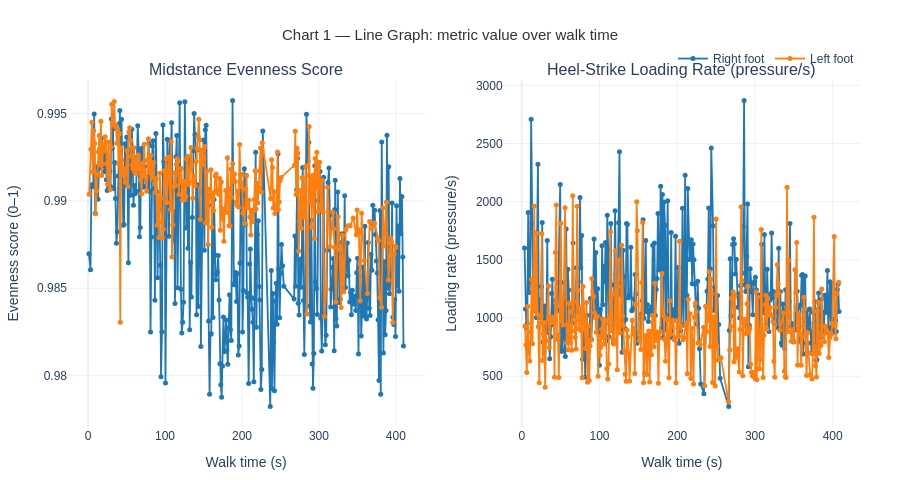

The code cell stored with this chart in its notebook:
### Markdown cell above
## Cell 5 — Chart 1: Line Graph — Metric vs Walk Time

### Code cell
fig = make_fig(
    'Chart 1 — Line Graph: metric value over walk time',
    ['Midstance Evenness Score', 'Heel-Strike Loading Rate (pressure/s)']
)

shown = set()
for foot, color in [('Right', C_RIGHT), ('Left', C_LEFT)]:
    show = foot not in shown; shown.add(foot)

    d = ent[ent.foot == foot].sort_values('time_s')
    fig.add_trace(go.Scatter(
        x=d['time_s'], y=d['evenness'],
        mode='lines+markers',
        name=f'{foot} foot',
        line=dict(color=color, width=1.8),
        marker=dict(size=5, color=color),
        legendgroup=foot, showlegend=show,
        hovertext=[hover_ent(r) for _, r in d.iterrows()],
        hoverinfo='text',
    ), row=1, col=1)

    d = lr[lr.foot == foot].sort_values('time_s')
    fig.add_trace(go.Scatter(
        x=d['time_s'], y=d['loading_rate'],
        mode='lines+markers',
        name=f'{foot} foot',
        line=dict(color=color, width=1.8),
        marker=dict(size=5, color=color),
        legendgroup=foot, showlegend=False,
        hovertext=[hover_lr(r) for _, r in d.iterrows()],
        hoverinfo='text',
    ), row=1, col=2)

fig.update_xaxes(title_text='Walk time (s)')
fig.update_yaxes(title_text='Evenness score (0–1)', col=1)
fig.update_yaxes(title_text='Loading rate (pressure/s)', col=2)
fig.show()

### Figure 1 — Plotly figure (JSON) as saved in the notebook; plotly's stock layout.template omitted (floating-point values rounded to 4 significant figures; data arrays with more than 128 entries replaced by an {"elided": "..."} marker saying what was removed)
{"data": [{"hoverinfo": "text", "hovertext": {"elided": "340 str values"}, "legendgroup": "Right", "line": {"color": "#1F77B4", "width": 1.8}, "marker": {"color": "#1F77B4", "size": 5}, "mode": "lines+markers", "name": "Right foot", "showlegend": true, "type": "scatter", "x": {"elided": "340 float values"}, "xaxis": "x", "y": {"elided": "340 float values"}, "yaxis": "y"}, {"hoverinfo": "text", "hovertext": {"elided": "337 str values"}, "legendgroup": "Right", "line": {"color": "#1F77B4", "width": 1.8}, "marker": {"color": "#1F77B4", "size": 5}, "mode": "lines+markers", "name": "Right foot", "showlegend": false, "type": "scatter", "x": {"elided": "337 float values"}, "xaxis": "x2", "y": {"elided": "337 float values"}, "yaxis": "y2"}, {"hoverinfo": "text", "hovertext": {"elided": "290 str values"}, "legendgroup": "Left", "line": {"color": "#FF7F0E", "width": 1.8}, "marker": {"color": "#FF7F0E", "size": 5}, "mode": "lines+markers", "name": "Left foot", "showlegend": true, "type": "scatter", "x": {"elided": "290 float values"}, "xaxis": "x", "y": {"elided": "290 float values"}, "yaxis": "y"}, {"hoverinfo": "text", "hovertext": {"elided": "305 str values"}, "legendgroup": "Left", "line": {"color": "#FF7F0E", "width": 1.8}, "marker": {"color": "#FF7F0E", "size": 5}, "mode": "lines+markers", "name": "Left foot", "showlegend": false, "type": "scatter", "x": {"elided": "305 float values"}, "xaxis": "x2", "y": {"elided": "305 float values"}, "yaxis": "y2"}], "layout": {"annotations": [{"font": {"size": 16}, "showarrow": false, "text": "Midstance Evenness Score", "x": 0.225, "xanchor": "center", "xref": "paper", "y": 1, "yanchor": "bottom", "yref": "paper"}, {"font": {"size": 16}, "showarrow": false, "text": "Heel-Strike Loading Rate (pressure/s)", "x": 0.775, "xanchor": "center", "xref": "paper", "y": 1, "yanchor": "bottom", "yref": "paper"}], "font": {"family": "Arial", "size": 12}, "height": 480, "hoverlabel": {"bgcolor": "white", "font": {"size": 12}}, "legend": {"bgcolor": "rgba(255,255,255,0.8)", "orientation": "h", "x": 1, "xanchor": "right", "y": 1.02, "yanchor": "bottom"}, "margin": {"b": 50, "l": 60, "r": 40, "t": 80}, "title": {"font": {"color": "#333", "size": 15}, "text": "Chart 1 — Line Graph: metric value over walk time", "x": 0.5, "xanchor": "center"}, "xaxis": {"anchor": "y", "domain": [0, 0.45], "title": {"text": "Walk time (s)"}}, "xaxis2": {"anchor": "y2", "domain": [0.55, 1], "title": {"text": "Walk time (s)"}}, "yaxis": {"anchor": "x", "domain": [0, 1], "title": {"text": "Evenness score (0–1)"}}, "yaxis2": {"anchor": "x2", "domain": [0, 1], "title": {"text": "Loading rate (pressure/s)"}}}}
